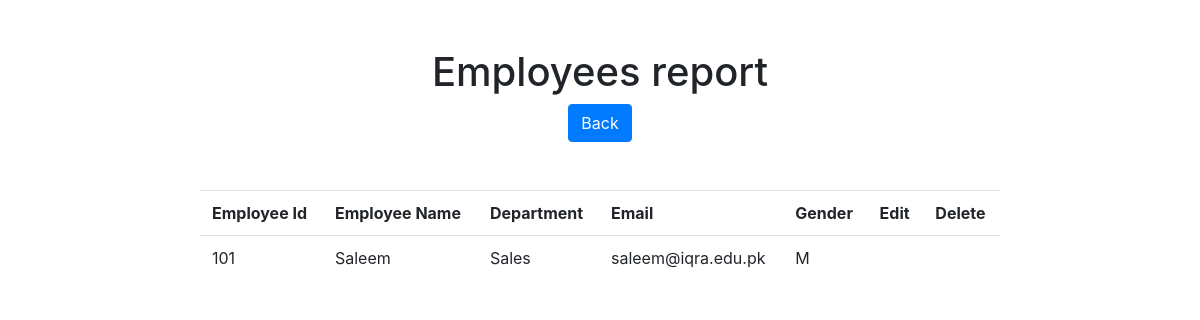
The page /hrms/employees on the database its author committed.
### hrms/models.py (models this page shows, shortened)
class Employee(models.Model):
    emp_id = models.CharField(max_length=20, primary_key=True)
    emp_name = models.CharField(max_length=20)
    department = models.ForeignKey(Department, on_delete=models.SET_NULL, null=True)
    address = models.CharField(max_length=50, null=True)
    email = models.EmailField(null=True)
    gender = models.CharField(max_length=1, choices=(('M', 'Male'), ('F', 'Female')), null=True, default='M')
    joining = models.DateField(null=True)

class Department(models.Model):
    dept_id = models.CharField(max_length=20, primary_key=True)
    dept_name = models.CharField(max_length=20)

### hrms/views.py (the view, shortened to what this page needs)
# urls.py: path('employees', employees, name='employee_report'),
def employees(request,action=None,emp_id=None):
	msg = ''
	emps = Employee.objects.all()
	return render(request,'employees.html', {'employees': emps, 'message': msg})

### hrms/templates/employees.html (shortened to what this page needs)
<html>
<head>
    {% load static %}
    <link rel="stylesheet" href="{%static 'css/bootstrap.min.css' %}">
    <link href="//netdna.bootstrapcdn.com/bootstrap/3.0.0/css/bootstrap-glyphicons.css" rel="stylesheet">
<br><br>
    <h1 align="center" >Employees report</h1>
</head>
<body>
    <center>
    <button class='btn btn-primary' style="cursor:hand" onclick="javascript:window.location.href='/hrms/manage'">Back</button>
    <br><br>
    <br>
        <table class="table table-condensed" style="width:800px" border="0" cellspacing="0" cellpadding="0">
            <tr>
                <th>Employee Id</th>
                <th>Employee Name</th>
                <th>Department</th>
                <th>Email</th>
                <th>Gender</th>
                <th>Edit</th>
                <th>Delete</th>
            </tr>
            {% for e in employees %}
            <tr>
                <td>
                    {{e.emp_id}}
                </td>
                <td>
                    {{e.emp_name}}
                </td>
                <td>
                    {{e.department.dept_name}}
                </td>
                <td>
                    {{e.email}}
                </td>
                <td>
                    {{e.gender}}
                </td>
                <td><a href="/hrms/employees/edit/{{e.emp_id}}"></a></td>
                <td><a href="/hrms/employees/delete/{{e.emp_id}}"></a></td>
            </tr>
            {% endfor %}
        </table>
    </center>
</body>
</html>

### rows shown on the page
Employee: emp_id "101", emp_name "Saleem", department.dept_name "Sales", email "saleem@iqra.edu.pk", gender "M"
